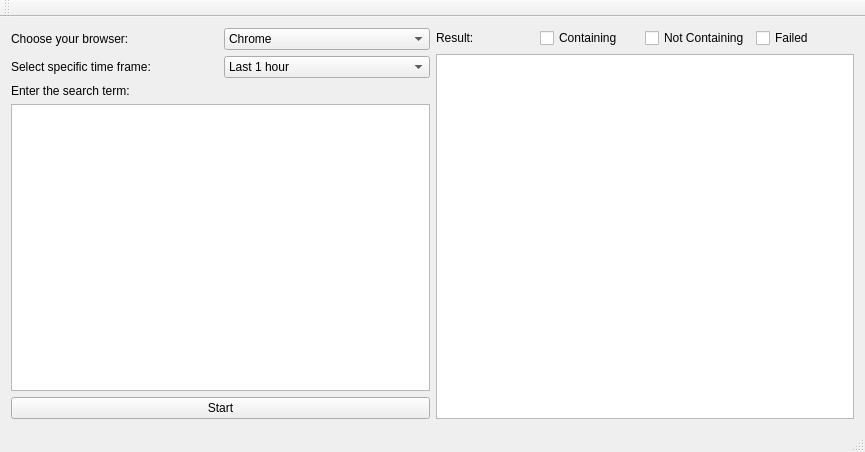
<?xml version="1.0" encoding="UTF-8"?>
<ui version="4.0">
 <class>SearchBrowserClass</class>
 <widget class="QMainWindow" name="SearchBrowserClass">
  <property name="geometry">
   <rect>
    <x>0</x>
    <y>0</y>
    <width>865</width>
    <height>452</height>
   </rect>
  </property>
  <property name="windowTitle">
   <string>SearchBrowser</string>
  </property>
  <widget class="QWidget" name="centralWidget">
   <layout class="QHBoxLayout" name="horizontalLayout_6">
    <item>
     <layout class="QVBoxLayout" name="verticalLayout_2">
      <item>
       <layout class="QHBoxLayout" name="horizontalLayout_2">
        <item>
         <widget class="QLabel" name="label">
          <property name="text">
           <string>Choose your browser:</string>
          </property>
         </widget>
        </item>
        <item>
         <widget class="QComboBox" name="Browser">
          <item>
           <property name="text">
            <string>Chrome</string>
           </property>
          </item>
         </widget>
        </item>
       </layout>
      </item>
      <item>
       <layout class="QHBoxLayout" name="horizontalLayout_5">
        <item>
         <widget class="QLabel" name="label_6">
          <property name="text">
           <string>Select specific time frame:</string>
          </property>
         </widget>
        </item>
        <item>
         <widget class="QComboBox" name="Time">
          <item>
           <property name="text">
            <string>Last 1 hour</string>
           </property>
          </item>
          <item>
           <property name="text">
            <string>Last 24 hours</string>
           </property>
          </item>
          <item>
           <property name="text">
            <string>Last 3 days</string>
           </property>
          </item>
          <item>
           <property name="text">
            <string>Last month</string>
           </property>
          </item>
         </widget>
        </item>
       </layout>
      </item>
      <item>
       <layout class="QVBoxLayout" name="verticalLayout">
        <item>
         <widget class="QLabel" name="label_5">
          <property name="text">
           <string>Enter the search term:</string>
          </property>
         </widget>
        </item>
        <item>
         <widget class="QPlainTextEdit" name="Input"/>
        </item>
       </layout>
      </item>
      <item>
       <widget class="QPushButton" name="Start">
        <property name="text">
         <string>Start</string>
        </property>
       </widget>
      </item>
     </layout>
    </item>
    <item>
     <layout class="QVBoxLayout" name="verticalLayout_3">
      <item>
       <layout class="QHBoxLayout" name="horizontalLayout_4">
        <item>
         <widget class="QLabel" name="label_3">
          <property name="text">
           <string>Result:</string>
          </property>
         </widget>
        </item>
        <item>
         <widget class="QCheckBox" name="checkBox_3">
          <property name="text">
           <string>Containing</string>
          </property>
         </widget>
        </item>
        <item>
         <widget class="QCheckBox" name="checkBox_2">
          <property name="text">
           <string>Not Containing</string>
          </property>
         </widget>
        </item>
        <item>
         <widget class="QCheckBox" name="checkBox_1">
          <property name="text">
           <string>Failed</string>
          </property>
         </widget>
        </item>
       </layout>
      </item>
      <item>
       <widget class="QListWidget" name="listWidget"/>
      </item>
     </layout>
    </item>
   </layout>
  </widget>
  <widget class="QToolBar" name="mainToolBar">
   <attribute name="toolBarArea">
    <enum>TopToolBarArea</enum>
   </attribute>
   <attribute name="toolBarBreak">
    <bool>false</bool>
   </attribute>
  </widget>
  <widget class="QStatusBar" name="statusBar"/>
  <widget class="QMenuBar" name="menuBar">
   <property name="geometry">
    <rect>
     <x>0</x>
     <y>0</y>
     <width>865</width>
     <height>22</height>
    </rect>
   </property>
  </widget>
  <action name="actiontest">
   <property name="text">
    <string>test</string>
   </property>
  </action>
 </widget>
 <layoutdefault spacing="6" margin="11"/>
 <resources>
  <include location="searchbrowser.qrc"/>
 </resources>
 <connections/>
</ui>
